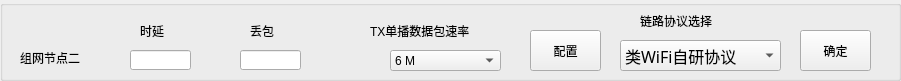
         <widget class="QGroupBox" name="groupBox_48">
          <property name="geometry">
           <rect>
            <x>10</x>
            <y>120</y>
            <width>901</width>
            <height>81</height>
           </rect>
          </property>
          <property name="title">
           <string/>
          </property>
          <widget class="QComboBox" name="comboBox_D2">
           <property name="geometry">
            <rect>
             <x>620</x>
             <y>40</y>
             <width>161</width>
             <height>31</height>
            </rect>
           </property>
           <property name="font">
            <font>
             <family>仿宋</family>
             <pointsize>12</pointsize>
            </font>
           </property>
           <item>
            <property name="text">
             <string>类WiFi自研协议</string>
            </property>
           </item>
           <item>
            <property name="text">
             <string>AOS协议</string>
            </property>
           </item>
          </widget>
          <widget class="QLabel" name="label_208">
           <property name="geometry">
            <rect>
             <x>20</x>
             <y>50</y>
             <width>81</width>
             <height>16</height>
            </rect>
           </property>
           <property name="styleSheet">
            <string notr="true">font: 12pt &quot;仿宋&quot;;</string>
           </property>
           <property name="text">
            <string>组网节点二</string>
           </property>
          </widget>
          <widget class="QComboBox" name="comboBox_D2_13">
           <property name="geometry">
            <rect>
             <x>390</x>
             <y>50</y>
             <width>111</width>
             <height>21</height>
            </rect>
           </property>
           <item>
            <property name="text">
             <string>6 M</string>
            </property>
           </item>
           <item>
            <property name="text">
             <string>9 M</string>
            </property>
           </item>
           <item>
            <property name="text">
             <string>12 M</string>
            </property>
           </item>
           <item>
            <property name="text">
             <string>18 M</string>
            </property>
           </item>
           <item>
            <property name="text">
             <string>24 M</string>
            </property>
           </item>
           <item>
            <property name="text">
             <string>36 M</string>
            </property>
           </item>
           <item>
            <property name="text">
             <string>48 M</string>
            </property>
           </item>
           <item>
            <property name="text">
             <string>54 M</string>
            </property>
           </item>
          </widget>
          <widget class="QLineEdit" name="lineEdit_delay_D2_7">
           <property name="geometry">
            <rect>
             <x>130</x>
             <y>50</y>
             <width>61</width>
             <height>20</height>
            </rect>
           </property>
          </widget>
          <widget class="QLineEdit" name="lineEdit_loss_D2_7">
           <property name="geometry">
            <rect>
             <x>240</x>
             <y>50</y>
             <width>61</width>
             <height>20</height>
            </rect>
           </property>
          </widget>
          <widget class="QLabel" name="label_209">
           <property name="geometry">
            <rect>
             <x>370</x>
             <y>20</y>
             <width>161</width>
             <height>21</height>
            </rect>
           </property>
           <property name="styleSheet">
            <string notr="true">font: 12pt &quot;仿宋&quot;;</string>
           </property>
           <property name="text">
            <string>TX单播数据包速率</string>
           </property>
          </widget>
          <widget class="QLabel" name="label_210">
           <property name="geometry">
            <rect>
             <x>640</x>
             <y>10</y>
             <width>131</width>
             <height>21</height>
            </rect>
           </property>
           <property name="styleSheet">
            <string notr="true">font: 12pt &quot;仿宋&quot;;</string>
           </property>
           <property name="text">
            <string>链路协议选择</string>
           </property>
          </widget>
          <widget class="QLabel" name="label_211">
           <property name="geometry">
            <rect>
             <x>250</x>
             <y>20</y>
             <width>41</width>
             <height>21</height>
            </rect>
           </property>
           <property name="styleSheet">
            <string notr="true">font: 12pt &quot;仿宋&quot;;</string>
           </property>
           <property name="text">
            <string>丢包</string>
           </property>
          </widget>
          <widget class="QLabel" name="label_212">
           <property name="geometry">
            <rect>
             <x>140</x>
             <y>20</y>
             <width>41</width>
             <height>21</height>
            </rect>
           </property>
           <property name="styleSheet">
            <string notr="true">font: 12pt &quot;仿宋&quot;;</string>
           </property>
           <property name="text">
            <string>时延</string>
           </property>
          </widget>
          <widget class="QPushButton" name="bandd2_7">
           <property name="geometry">
            <rect>
             <x>530</x>
             <y>30</y>
             <width>71</width>
             <height>41</height>
            </rect>
           </property>
           <property name="text">
            <string>配置</string>
           </property>
          </widget>
          <widget class="QPushButton" name="prod2_7">
           <property name="geometry">
            <rect>
             <x>800</x>
             <y>30</y>
             <width>71</width>
             <height>41</height>
            </rect>
           </property>
           <property name="text">
            <string>确定</string>
           </property>
          </widget>
         </widget>
